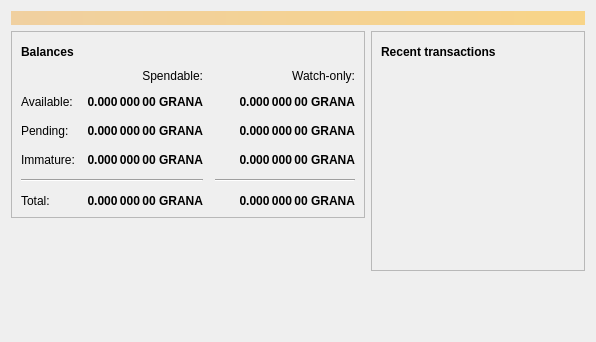
<?xml version="1.0" encoding="UTF-8"?>
<ui version="4.0">
 <class>OverviewPage</class>
 <widget class="QWidget" name="OverviewPage">
  <property name="geometry">
   <rect>
    <x>0</x>
    <y>0</y>
    <width>596</width>
    <height>342</height>
   </rect>
  </property>
  <property name="windowTitle">
   <string>Form</string>
  </property>
  <layout class="QVBoxLayout" name="topLayout">
   <item>
    <widget class="QLabel" name="labelAlerts">
     <property name="visible">
      <bool>false</bool>
     </property>
     <property name="styleSheet">
      <string notr="true">QLabel { background-color: qlineargradient(x1: 0, y1: 0, x2: 1, y2: 0, stop:0 #F0D0A0, stop:1 #F8D488); color:#000000; }</string>
     </property>
     <property name="wordWrap">
      <bool>true</bool>
     </property>
     <property name="margin">
      <number>3</number>
     </property>
     <property name="textInteractionFlags">
      <set>Qt::TextSelectableByMouse</set>
     </property>
    </widget>
   </item>
   <item>
    <layout class="QHBoxLayout" name="horizontalLayout" stretch="1,1">
     <item>
      <layout class="QVBoxLayout" name="verticalLayout_2">
       <item>
        <widget class="QFrame" name="frame">
         <property name="frameShape">
          <enum>QFrame::StyledPanel</enum>
         </property>
         <property name="frameShadow">
          <enum>QFrame::Raised</enum>
         </property>
         <layout class="QVBoxLayout" name="verticalLayout_4">
          <item>
           <layout class="QHBoxLayout" name="horizontalLayout_4">
            <item>
             <widget class="QLabel" name="label_5">
              <property name="font">
               <font>
                <weight>75</weight>
                <bold>true</bold>
               </font>
              </property>
              <property name="text">
               <string>Balances</string>
              </property>
             </widget>
            </item>
            <item>
             <widget class="QPushButton" name="labelWalletStatus">
              <property name="enabled">
               <bool>true</bool>
              </property>
              <property name="maximumSize">
               <size>
                <width>30</width>
                <height>16777215</height>
               </size>
              </property>
              <property name="toolTip">
               <string>The displayed information may be out of date. Your wallet automatically synchronizes with the Granacoin network after a connection is established, but this process has not completed yet.</string>
              </property>
              <property name="text">
               <string/>
              </property>
              <property name="icon">
               <iconset resource="../bitcoin.qrc">
                <normaloff>:/icons/warning</normaloff>
                <disabledoff>:/icons/warning</disabledoff>:/icons/warning</iconset>
              </property>
              <property name="iconSize">
               <size>
                <width>24</width>
                <height>24</height>
               </size>
              </property>
              <property name="flat">
               <bool>true</bool>
              </property>
             </widget>
            </item>
            <item>
             <spacer name="horizontalSpacer_3">
              <property name="orientation">
               <enum>Qt::Horizontal</enum>
              </property>
              <property name="sizeHint" stdset="0">
               <size>
                <width>40</width>
                <height>20</height>
               </size>
              </property>
             </spacer>
            </item>
           </layout>
          </item>
          <item>
           <layout class="QGridLayout" name="gridLayout">
            <property name="spacing">
             <number>12</number>
            </property>
            <item row="2" column="2">
             <widget class="QLabel" name="labelWatchPending">
              <property name="font">
               <font>
                <weight>75</weight>
                <bold>true</bold>
               </font>
              </property>
              <property name="cursor">
               <cursorShape>IBeamCursor</cursorShape>
              </property>
              <property name="toolTip">
               <string>Unconfirmed transactions to watch-only addresses</string>
              </property>
              <property name="text">
               <string notr="true">0.000 000 00 GRANA</string>
              </property>
              <property name="alignment">
               <set>Qt::AlignRight|Qt::AlignTrailing|Qt::AlignVCenter</set>
              </property>
              <property name="textInteractionFlags">
               <set>Qt::LinksAccessibleByMouse|Qt::TextSelectableByKeyboard|Qt::TextSelectableByMouse</set>
              </property>
             </widget>
            </item>
            <item row="2" column="1">
             <widget class="QLabel" name="labelUnconfirmed">
              <property name="font">
               <font>
                <weight>75</weight>
                <bold>true</bold>
               </font>
              </property>
              <property name="cursor">
               <cursorShape>IBeamCursor</cursorShape>
              </property>
              <property name="toolTip">
               <string>Total of transactions that have yet to be confirmed, and do not yet count toward the spendable balance</string>
              </property>
              <property name="text">
               <string notr="true">0.000 000 00 GRANA</string>
              </property>
              <property name="alignment">
               <set>Qt::AlignRight|Qt::AlignTrailing|Qt::AlignVCenter</set>
              </property>
              <property name="textInteractionFlags">
               <set>Qt::LinksAccessibleByMouse|Qt::TextSelectableByKeyboard|Qt::TextSelectableByMouse</set>
              </property>
             </widget>
            </item>
            <item row="3" column="2">
             <widget class="QLabel" name="labelWatchImmature">
              <property name="font">
               <font>
                <weight>75</weight>
                <bold>true</bold>
               </font>
              </property>
              <property name="cursor">
               <cursorShape>IBeamCursor</cursorShape>
              </property>
              <property name="toolTip">
               <string>Mined balance in watch-only addresses that has not yet matured</string>
              </property>
              <property name="text">
               <string notr="true">0.000 000 00 GRANA</string>
              </property>
              <property name="alignment">
               <set>Qt::AlignRight|Qt::AlignTrailing|Qt::AlignVCenter</set>
              </property>
              <property name="textInteractionFlags">
               <set>Qt::LinksAccessibleByMouse|Qt::TextSelectableByKeyboard|Qt::TextSelectableByMouse</set>
              </property>
             </widget>
            </item>
            <item row="4" column="0" colspan="2">
             <widget class="Line" name="line">
              <property name="orientation">
               <enum>Qt::Horizontal</enum>
              </property>
             </widget>
            </item>
            <item row="4" column="2">
             <widget class="Line" name="lineWatchBalance">
              <property name="sizePolicy">
               <sizepolicy hsizetype="Preferred" vsizetype="Fixed">
                <horstretch>0</horstretch>
                <verstretch>0</verstretch>
               </sizepolicy>
              </property>
              <property name="minimumSize">
               <size>
                <width>140</width>
                <height>0</height>
               </size>
              </property>
              <property name="orientation">
               <enum>Qt::Horizontal</enum>
              </property>
             </widget>
            </item>
            <item row="5" column="0">
             <widget class="QLabel" name="labelTotalText">
              <property name="text">
               <string>Total:</string>
              </property>
             </widget>
            </item>
            <item row="3" column="1">
             <widget class="QLabel" name="labelImmature">
              <property name="font">
               <font>
                <weight>75</weight>
                <bold>true</bold>
               </font>
              </property>
              <property name="cursor">
               <cursorShape>IBeamCursor</cursorShape>
              </property>
              <property name="toolTip">
               <string>Mined balance that has not yet matured</string>
              </property>
              <property name="text">
               <string notr="true">0.000 000 00 GRANA</string>
              </property>
              <property name="alignment">
               <set>Qt::AlignRight|Qt::AlignTrailing|Qt::AlignVCenter</set>
              </property>
              <property name="textInteractionFlags">
               <set>Qt::LinksAccessibleByMouse|Qt::TextSelectableByKeyboard|Qt::TextSelectableByMouse</set>
              </property>
             </widget>
            </item>
            <item row="2" column="3">
             <spacer name="horizontalSpacer_2">
              <property name="orientation">
               <enum>Qt::Horizontal</enum>
              </property>
              <property name="sizeHint" stdset="0">
               <size>
                <width>40</width>
                <height>20</height>
               </size>
              </property>
             </spacer>
            </item>
            <item row="3" column="0">
             <widget class="QLabel" name="labelImmatureText">
              <property name="text">
               <string>Immature:</string>
              </property>
             </widget>
            </item>
            <item row="5" column="1">
             <widget class="QLabel" name="labelTotal">
              <property name="font">
               <font>
                <weight>75</weight>
                <bold>true</bold>
               </font>
              </property>
              <property name="cursor">
               <cursorShape>IBeamCursor</cursorShape>
              </property>
              <property name="toolTip">
               <string>Your current total balance</string>
              </property>
              <property name="text">
               <string notr="true">0.000 000 00 GRANA</string>
              </property>
              <property name="alignment">
               <set>Qt::AlignRight|Qt::AlignTrailing|Qt::AlignVCenter</set>
              </property>
              <property name="textInteractionFlags">
               <set>Qt::LinksAccessibleByMouse|Qt::TextSelectableByKeyboard|Qt::TextSelectableByMouse</set>
              </property>
             </widget>
            </item>
            <item row="5" column="2">
             <widget class="QLabel" name="labelWatchTotal">
              <property name="font">
               <font>
                <weight>75</weight>
                <bold>true</bold>
               </font>
              </property>
              <property name="cursor">
               <cursorShape>IBeamCursor</cursorShape>
              </property>
              <property name="toolTip">
               <string>Current total balance in watch-only addresses</string>
              </property>
              <property name="text">
               <string notr="true">0.000 000 00 GRANA</string>
              </property>
              <property name="alignment">
               <set>Qt::AlignRight|Qt::AlignTrailing|Qt::AlignVCenter</set>
              </property>
              <property name="textInteractionFlags">
               <set>Qt::LinksAccessibleByMouse|Qt::TextSelectableByKeyboard|Qt::TextSelectableByMouse</set>
              </property>
             </widget>
            </item>
            <item row="0" column="2">
             <widget class="QLabel" name="labelWatchonly">
              <property name="text">
               <string>Watch-only:</string>
              </property>
              <property name="alignment">
               <set>Qt::AlignRight|Qt::AlignTrailing|Qt::AlignVCenter</set>
              </property>
             </widget>
            </item>
            <item row="1" column="0">
             <widget class="QLabel" name="labelBalanceText">
              <property name="text">
               <string>Available:</string>
              </property>
             </widget>
            </item>
            <item row="1" column="1">
             <widget class="QLabel" name="labelBalance">
              <property name="font">
               <font>
                <weight>75</weight>
                <bold>true</bold>
               </font>
              </property>
              <property name="cursor">
               <cursorShape>IBeamCursor</cursorShape>
              </property>
              <property name="toolTip">
               <string>Your current spendable balance</string>
              </property>
              <property name="text">
               <string notr="true">0.000 000 00 GRANA</string>
              </property>
              <property name="alignment">
               <set>Qt::AlignRight|Qt::AlignTrailing|Qt::AlignVCenter</set>
              </property>
              <property name="textInteractionFlags">
               <set>Qt::LinksAccessibleByMouse|Qt::TextSelectableByKeyboard|Qt::TextSelectableByMouse</set>
              </property>
             </widget>
            </item>
            <item row="1" column="2">
             <widget class="QLabel" name="labelWatchAvailable">
              <property name="font">
               <font>
                <weight>75</weight>
                <bold>true</bold>
               </font>
              </property>
              <property name="cursor">
               <cursorShape>IBeamCursor</cursorShape>
              </property>
              <property name="toolTip">
               <string>Your current balance in watch-only addresses</string>
              </property>
              <property name="text">
               <string notr="true">0.000 000 00 GRANA</string>
              </property>
              <property name="alignment">
               <set>Qt::AlignRight|Qt::AlignTrailing|Qt::AlignVCenter</set>
              </property>
              <property name="textInteractionFlags">
               <set>Qt::LinksAccessibleByMouse|Qt::TextSelectableByKeyboard|Qt::TextSelectableByMouse</set>
              </property>
             </widget>
            </item>
            <item row="2" column="0">
             <widget class="QLabel" name="labelPendingText">
              <property name="text">
               <string>Pending:</string>
              </property>
             </widget>
            </item>
            <item row="0" column="1">
             <widget class="QLabel" name="labelSpendable">
              <property name="text">
               <string>Spendable:</string>
              </property>
              <property name="alignment">
               <set>Qt::AlignRight|Qt::AlignTrailing|Qt::AlignVCenter</set>
              </property>
             </widget>
            </item>
           </layout>
          </item>
         </layout>
        </widget>
       </item>
       <item>
        <spacer name="verticalSpacer">
         <property name="orientation">
          <enum>Qt::Vertical</enum>
         </property>
         <property name="sizeHint" stdset="0">
          <size>
           <width>20</width>
           <height>40</height>
          </size>
         </property>
        </spacer>
       </item>
      </layout>
     </item>
     <item>
      <layout class="QVBoxLayout" name="verticalLayout_3">
       <item>
        <widget class="QFrame" name="frame_2">
         <property name="frameShape">
          <enum>QFrame::StyledPanel</enum>
         </property>
         <property name="frameShadow">
          <enum>QFrame::Raised</enum>
         </property>
         <layout class="QVBoxLayout" name="verticalLayout">
          <item>
           <layout class="QHBoxLayout" name="horizontalLayout_2">
            <item>
             <widget class="QLabel" name="label_4">
              <property name="font">
               <font>
                <weight>75</weight>
                <bold>true</bold>
               </font>
              </property>
              <property name="text">
               <string>Recent transactions</string>
              </property>
             </widget>
            </item>
            <item>
             <widget class="QPushButton" name="labelTransactionsStatus">
              <property name="enabled">
               <bool>true</bool>
              </property>
              <property name="maximumSize">
               <size>
                <width>30</width>
                <height>16777215</height>
               </size>
              </property>
              <property name="toolTip">
               <string>The displayed information may be out of date. Your wallet automatically synchronizes with the Granacoin network after a connection is established, but this process has not completed yet.</string>
              </property>
              <property name="text">
               <string/>
              </property>
              <property name="icon">
               <iconset resource="../bitcoin.qrc">
                <normaloff>:/icons/warning</normaloff>
                <disabledoff>:/icons/warning</disabledoff>:/icons/warning</iconset>
              </property>
              <property name="iconSize">
               <size>
                <width>24</width>
                <height>24</height>
               </size>
              </property>
              <property name="flat">
               <bool>true</bool>
              </property>
             </widget>
            </item>
            <item>
             <spacer name="horizontalSpacer">
              <property name="orientation">
               <enum>Qt::Horizontal</enum>
              </property>
              <property name="sizeHint" stdset="0">
               <size>
                <width>40</width>
                <height>20</height>
               </size>
              </property>
             </spacer>
            </item>
           </layout>
          </item>
          <item>
           <widget class="QListView" name="listTransactions">
            <property name="styleSheet">
             <string notr="true">QListView { background: transparent; }</string>
            </property>
            <property name="frameShape">
             <enum>QFrame::NoFrame</enum>
            </property>
            <property name="verticalScrollBarPolicy">
             <enum>Qt::ScrollBarAlwaysOff</enum>
            </property>
            <property name="horizontalScrollBarPolicy">
             <enum>Qt::ScrollBarAlwaysOff</enum>
            </property>
            <property name="selectionMode">
             <enum>QAbstractItemView::NoSelection</enum>
            </property>
           </widget>
          </item>
         </layout>
        </widget>
       </item>
       <item>
        <spacer name="verticalSpacer_2">
         <property name="orientation">
          <enum>Qt::Vertical</enum>
         </property>
         <property name="sizeHint" stdset="0">
          <size>
           <width>20</width>
           <height>40</height>
          </size>
         </property>
        </spacer>
       </item>
      </layout>
     </item>
    </layout>
   </item>
  </layout>
 </widget>
 <resources/>
 <connections/>
</ui>
